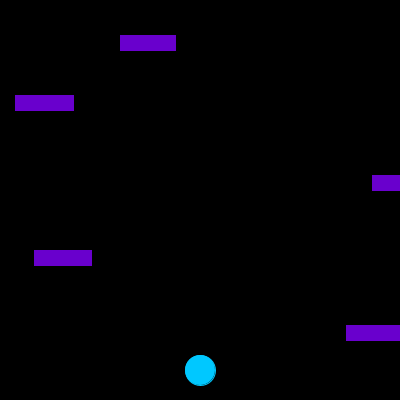
Frame 1 (no input)
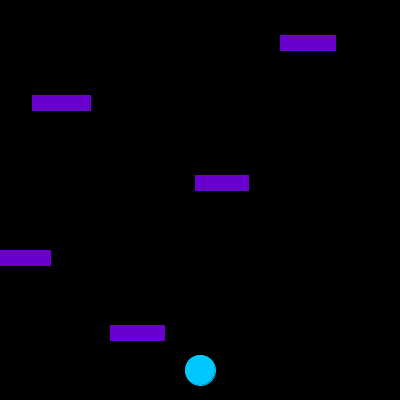
Frame 60 (the mouse pressed at the canvas centre just before this capture)
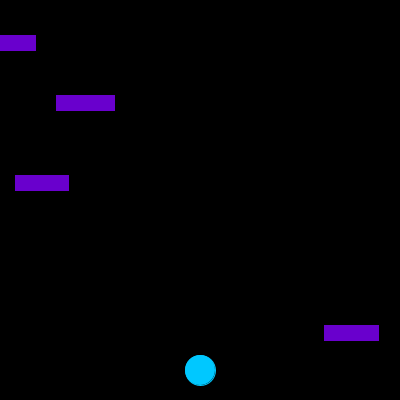
Frame 120 (the mouse held since frame 60 and released just before this capture)

The Processing sketch that drew these frames (run headless with seeded random() and noise(); from frame 60 on, the mouse is pressed at the canvas centre):

// Processing sketch: Frogger
// ── Frogger.pde
int x = 200;
int y = 370;
int w = 450;

Car A = new Car(125, 35, 15, 5); 
Car B = new Car(15, 95, 15, 8); 
Car C = new Car(375, 175, 15, 3); 
Car D = new Car(34, 250, 15, 7); 
Car E = new Car(350, 325, 15, 4); 


void setup(){
  size(400, 400);
}


void draw(){
  background(0, 0, 0);
  
  fill(0, 200, 255);
  stroke(0, 200, 255);
  ellipse(x, y, 30, 30);
  
  boundries();
  
  A.display();
  B.display();
  C.display();
  D.display();
  E.display();
  
  A. moveLeft();
  A.display();
   
  B. moveRight();
  B.display();
  
  C. moveLeft();
  C.display();
  
  D. moveRight();
  D.display();
  
  E. moveLeft();
  E.display();
  
  
if(intersects(A) || intersects(B) || intersects(C) || intersects(D) || intersects(E)){
  y = 370;
  x = 200;
}


}

void keyPressed(){
      if(key == CODED){
            if(keyCode == UP)
            {
                  y -= 10;  //Frog Y position goes up
            }
            else if(keyCode == DOWN)
            {
                  y += 10;   //Frog Y position goes down 
            }
            else if(keyCode == RIGHT)
            {
                  x += 10;   //Frog X position goes right
            }
            else if(keyCode == LEFT)
            {
                  x -= 10;   //Frog X position goes left
            }
      }
}

void boundries(){
  if(x > 400){
    x = 400;
  }
  
  else if(y > 400){
    y = 400;
  }
  
  else if(x < 0){
    x = 0;
  }
  
  else if(y < 0){
    y = 0;
  }
}


public class Car {
  int CarX;
  int CarY;
  int CarSize; 
  int CarSpeed;
  
  void display() {
      fill(105, 0, 205);
      stroke(105, 0, 205);
      rect(CarX, CarY, 50, CarSize);
}

void moveLeft(){
  CarX = CarX - CarSpeed;
  
  if(CarX < -50){
    CarX = 400;
  }
}

void moveRight(){
  CarX = CarX + CarSpeed;
  
  if(CarX > 450){
    CarX = 0;
  }
}

int getX(){
  return CarX;
}

int getY(){
  return CarY;
}

int getSize(){
  return CarSize;
}
  
  public Car(int CarX, int CarY, int CarSize, int CarSpeed){
    this.CarX = CarX;
    this.CarY = CarY;
    this.CarSize = CarSize;
    this.CarSpeed = CarSpeed;
  }
  
}

boolean intersects(Car car) {
      if ((y > car.getY() && y < car.getY()+30) && (x > car.getX() && x < car.getX()+car.getSize()))
      {
             return true;
      }
      else 
      {
             return false;
      }
}
